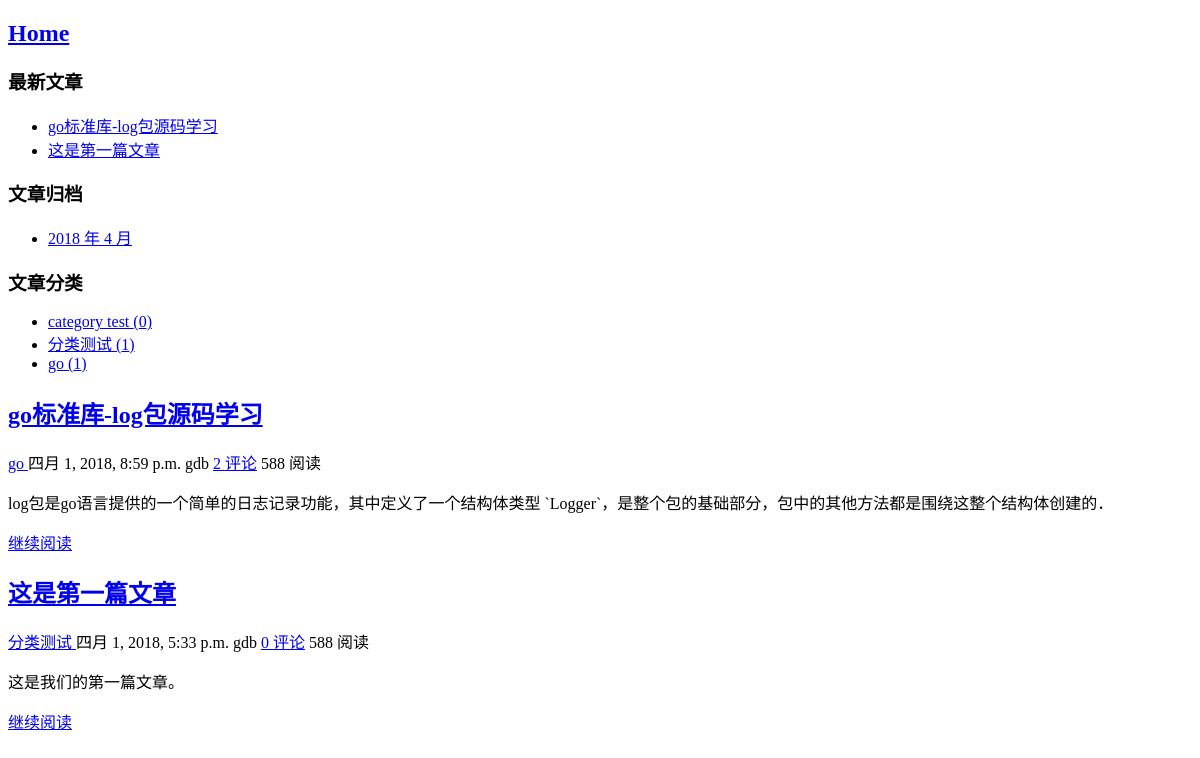
The page / on the database its author committed.
### blog/models.py (models this page shows, shortened)
class Post(models.Model):
    title = models.CharField(max_length=70)  # 标题
    body = models.TextField()   # 正文
    created_time = models.DateTimeField()
    modified_time = models.DateTimeField()
    excerpt = models.CharField(max_length=200, blank=True)
    category = models.ForeignKey(Category, on_delete=models.CASCADE)
    tags = models.ManyToManyField(Tag, blank=True)
    author = models.ForeignKey(User, on_delete=models.CASCADE)
    def get_absolute_url(self):
        return reverse('blog:detail', kwargs={'pk': self.pk})
    class Meta:
        ordering = ['-created_time']

class Category(models.Model):
    name = models.CharField(max_length=100)

### blog/views.py (the view)
# urls.py: path('', views.index, name='index'),
def index(request):
    post_list = Post.objects.all()
    return render(request, 'blog/index.html', context={'post_list': post_list})

### blog/templatetags/blog_tags.py (called while the page is built)
@register.simple_tag
def get_recent_posts(num=5):
    return Post.objects.all().order_by('-created_time')[:num]

@register.simple_tag
def archives():
    return Post.objects.dates('created_time', 'month', order='DESC')

@register.simple_tag
def get_categories():
    return Category.objects.all()

### templates/blog/index.html (shortened to what this page needs)
{% extends 'blog/base.html' %}
{% block main %}
    {% for post in post_list %}
        <article>
            <h1 class="entry-title">
                <a href="{{ post.get_absolute_url }}">{{ post.title }}</a>
            </h1>
            <div class="entry-meta">
                <span class="post-category">
                    <a href="{% url 'blog:category' post.category.pk %}">{{ post.category.name }} </a>
                </span>
                <span class="post-date">{{ post.created_time }} </span>
                <span class="post-author">{{ post.author }} </span>
                <span class="comments">
                    <a href="{{ post.get_absolute_url }}#comment-area">{{ post.comment_set.count }} 评论</a>
                </span>
                <span class="views-count">588 阅读</span>
            </div>
            <div class="entry-content">
                <p>{{ post.excerpt }}</p>
                <a href="{{ post.get_absolute_url }}" class="read-more">继续阅读</a>
            </div>
        </article>
    {% empty %}
        <div>暂时还没有发布文章！</div>
    {% endfor %}
{% endblock main %}

### templates/blog/base.html (shortened to what this page needs)
<!DOCTYPE html>
<html lang="en">
<head>
    {% load static %}
    {% load blog_tags %}
    <link rel="stylesheet" href="{% static 'blog/highlights/default.css' %}">
</head>
<body>
    <nav class="nav">
        <h1>
            <a href="{% url 'blog:index' %}">Home</a>
        </h1>
    </nav>
    <section class="recent-post">
        <h3 class="siderbar-title">最新文章</h3>
        {% get_recent_posts as recent_post_list  %}
        <ul>
            {% for post in recent_post_list %}
                <li>
                    <a href="{{ post.get_absolute_url }}">{{ post.title }}</a>
                </li>
            {% empty %}
                暂无文章!
            {% endfor %}
        </ul>
    </section>
    <section class="post-archives">
        <h3 class="siderbar-title">文章归档</h3>
        {% archives as date_list %}
        <ul>
            {% for date in date_list %}
                <li>
                    <a href="{% url 'blog:archives' date.year date.month %}">{{ date.year }} 年 {{ date.month }} 月</a>
                </li>
            {% empty %}
                暂无归档!
            {% endfor %}
        </ul>
    </section>
    <section class="post-category">
        <h3 class="siderbar-title">文章分类</h3>
        {% get_categories as category_list %}
        <ul>
            {% for category in category_list %}
                <li>
                    <a href="{% url 'blog:category' category.pk %}">{{ category.name }} <span class="post-count">({{ category.post_set.count }})</span></a>
                </li>
            {% empty %}
                暂无分类!
            {% endfor %}
        </ul>
    </section>
    {% block main %}
    {% endblock main %}
</body>
</html>

### rows shown on the page
Post: title "go标准库-log包源码学习", category.name "go", created_time "四月 1, 2018, 8:59 p.m.", author "gdb", comment_set.count "2", excerpt "log包是go语言提供的一个简单的日志记录功能，其中定义了一个结构体类型 `Logger`，是整个包的基础部分，包中的其他方法都是围绕这整个结构体创建的．"
Post: title "这是第一篇文章", category.name "分类测试", created_time "四月 1, 2018, 5:33 p.m.", author "gdb", comment_set.count "0", excerpt "这是我们的第一篇文章。"
Category: name "category test", post_set.count "0"
Category: name "分类测试", post_set.count "1"
Category: name "go", post_set.count "1"

### other values the page prints
{{ date.year }} "2018"
{{ date.month }} "4"
